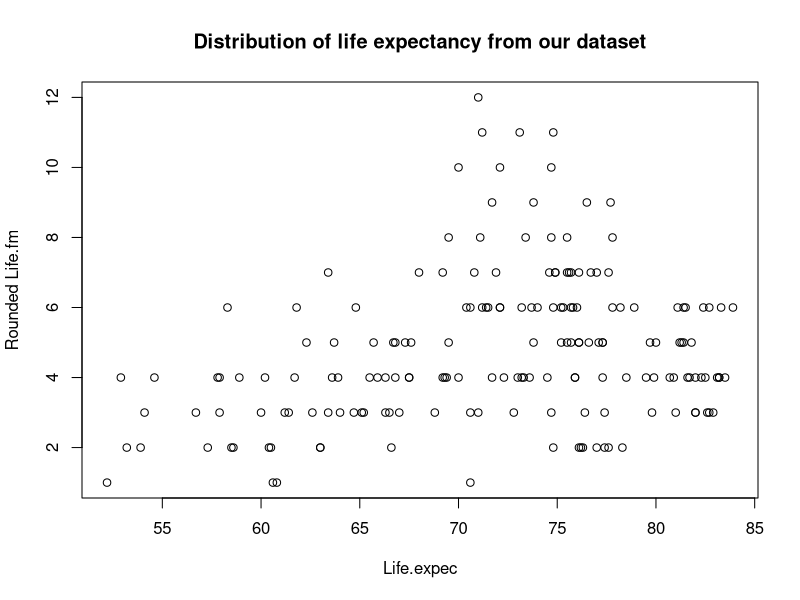
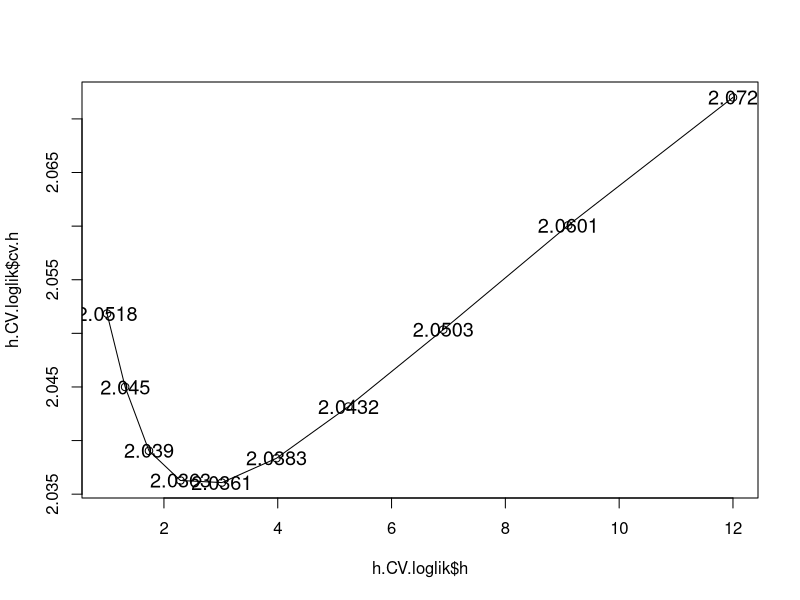
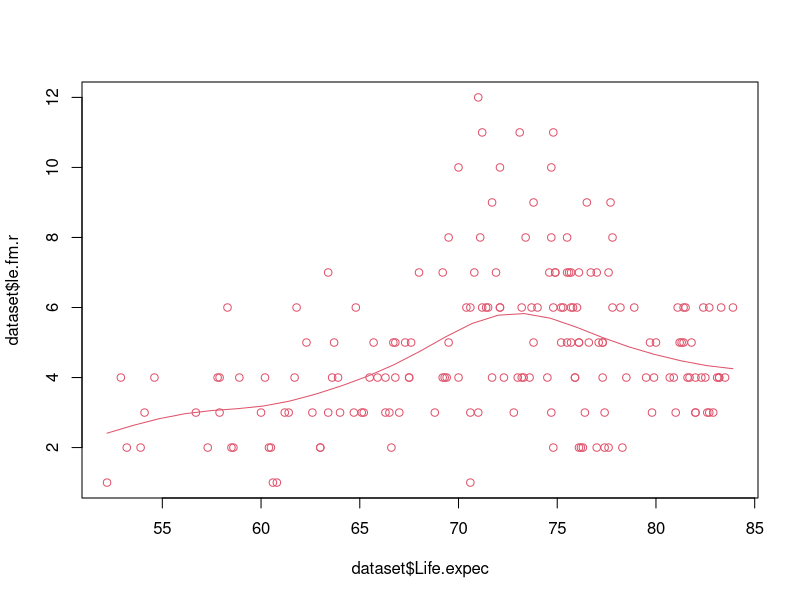

Generate these figures, in order, with R:
## ---- chunk 1
knitr::opts_chunk$set(echo = TRUE)
library("kableExtra")
library("sm")
## ---- chunk 2
loglik.CV <- function(x,y,h){
    n <- length(x)
    pred <- sapply(1:n, 
                  function(i,x,y,h){
                    sm.poisson(x=x[-i],y=y[-i],h=h,eval.points=x[i],display="none")$estimate
                  }, x,y,h)
    sum = 0
    for (i in 1:n){
      sum = sum + (log((exp(-pred[i]) * ((pred[i]**y[i])/factorial(y[i])))))/n
    }
    return(-1*sum)
}
## ---- chunk 3
h.cv.sm.poisson <- function(x,y,rg.h=NULL,l.h=10,method=loglik.CV){
  cv.h <- numeric(l.h)
  i <- 0
  gr.h <- exp( seq(log(rg.h[1]), log(rg.h[2]), l=l.h))
  for (h in gr.h){
    i <- i+1
    cv.h[i] <- method(x,y,h)
  }
  return(list(h = gr.h, cv.h = cv.h, h.cv = gr.h[which.min(cv.h)]))
}
## ---- chunk 4
options(stringsAsFactors=F)
dataset <- read.csv("HDI.2017.subset.csv", sep = ";", header = T, dec=",")
dataset$le.fm.r <- round(dataset$le.fm)
## ---- chunk 5
plot(dataset$Life.expec, dataset$le.fm.r,main="Distribution of life expectancy from our dataset", xlab="Life.expec", ylab = "Rounded Life.fm" )
## ---- chunk 6
range.h <- c(1, 12)
h.CV.loglik <- h.cv.sm.poisson(dataset$Life.expec,dataset$le.fm.r, 
                               rg.h=range.h, 
                               method=loglik.CV)
## ---- chunk 7
plot(h.CV.loglik$h,h.CV.loglik$cv.h)
lines(h.CV.loglik$h, h.CV.loglik$cv.h)
text(h.CV.loglik$h, h.CV.loglik$cv.h, labels=paste0("",round(h.CV.loglik$cv.h,4)), cex= 1.2)
#kable(data.frame(h.CV.loglik$h, h.CV.loglik$cv.h))
## ---- chunk 8
chosen.h <-  h.CV.loglik$h.cv
m1 <- sm.poisson(dataset$Life.expec, dataset$le.fm.r, h=chosen.h, 
                 main="Poisson distribution with the chosen bandwidth")
